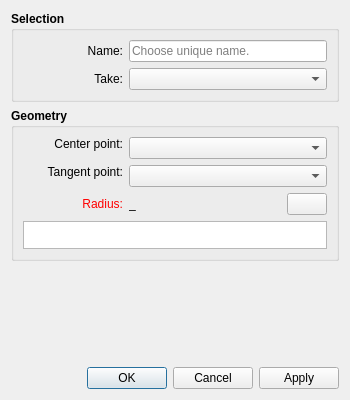
<?xml version="1.0" encoding="UTF-8"?>
<ui version="4.0">
 <class>IntersectCircleTangentDialog</class>
 <widget class="QDialog" name="IntersectCircleTangentDialog">
  <property name="geometry">
   <rect>
    <x>0</x>
    <y>0</y>
    <width>350</width>
    <height>400</height>
   </rect>
  </property>
  <property name="sizePolicy">
   <sizepolicy hsizetype="Expanding" vsizetype="Fixed">
    <horstretch>0</horstretch>
    <verstretch>0</verstretch>
   </sizepolicy>
  </property>
  <property name="minimumSize">
   <size>
    <width>270</width>
    <height>400</height>
   </size>
  </property>
  <property name="windowTitle">
   <string>Point - Intersect Circle and Tangent</string>
  </property>
  <property name="windowIcon">
   <iconset>
    <normaloff>../../../../app/seamly2d/share/resources/toolicon/32x32/point_from_circle_and_tangent.png</normaloff>../../../../app/seamly2d/share/resources/toolicon/32x32/point_from_circle_and_tangent.png</iconset>
  </property>
  <property name="modal">
   <bool>true</bool>
  </property>
  <layout class="QVBoxLayout" name="verticalLayout_4">
   <item>
    <layout class="QVBoxLayout" name="verticalLayout_3">
     <property name="sizeConstraint">
      <enum>QLayout::SetNoConstraint</enum>
     </property>
     <item>
      <widget class="QGroupBox" name="selection_GroupBox">
       <property name="minimumSize">
        <size>
         <width>240</width>
         <height>0</height>
        </size>
       </property>
       <property name="font">
        <font>
         <pointsize>9</pointsize>
         <bold>true</bold>
        </font>
       </property>
       <property name="title">
        <string>Selection</string>
       </property>
       <layout class="QFormLayout" name="formLayout">
        <item row="0" column="0">
         <widget class="QLabel" name="labelEditNamePoint">
          <property name="sizePolicy">
           <sizepolicy hsizetype="Fixed" vsizetype="Preferred">
            <horstretch>0</horstretch>
            <verstretch>0</verstretch>
           </sizepolicy>
          </property>
          <property name="minimumSize">
           <size>
            <width>100</width>
            <height>0</height>
           </size>
          </property>
          <property name="font">
           <font>
            <pointsize>9</pointsize>
            <bold>false</bold>
           </font>
          </property>
          <property name="text">
           <string>Name:</string>
          </property>
          <property name="alignment">
           <set>Qt::AlignRight|Qt::AlignTrailing|Qt::AlignVCenter</set>
          </property>
         </widget>
        </item>
        <item row="0" column="1">
         <widget class="QLineEdit" name="lineEditNamePoint">
          <property name="sizePolicy">
           <sizepolicy hsizetype="Expanding" vsizetype="Preferred">
            <horstretch>0</horstretch>
            <verstretch>0</verstretch>
           </sizepolicy>
          </property>
          <property name="minimumSize">
           <size>
            <width>80</width>
            <height>0</height>
           </size>
          </property>
          <property name="font">
           <font>
            <pointsize>9</pointsize>
            <bold>false</bold>
           </font>
          </property>
          <property name="toolTip">
           <string>Unique name</string>
          </property>
          <property name="placeholderText">
           <string>Choose unique name.</string>
          </property>
         </widget>
        </item>
        <item row="1" column="0">
         <widget class="QLabel" name="label">
          <property name="sizePolicy">
           <sizepolicy hsizetype="Fixed" vsizetype="Preferred">
            <horstretch>0</horstretch>
            <verstretch>0</verstretch>
           </sizepolicy>
          </property>
          <property name="minimumSize">
           <size>
            <width>100</width>
            <height>0</height>
           </size>
          </property>
          <property name="font">
           <font>
            <pointsize>9</pointsize>
            <bold>false</bold>
           </font>
          </property>
          <property name="text">
           <string>Take:</string>
          </property>
          <property name="alignment">
           <set>Qt::AlignRight|Qt::AlignTrailing|Qt::AlignVCenter</set>
          </property>
         </widget>
        </item>
        <item row="1" column="1">
         <widget class="QComboBox" name="comboBoxResult">
          <property name="sizePolicy">
           <sizepolicy hsizetype="Expanding" vsizetype="Preferred">
            <horstretch>0</horstretch>
            <verstretch>0</verstretch>
           </sizepolicy>
          </property>
          <property name="minimumSize">
           <size>
            <width>80</width>
            <height>0</height>
           </size>
          </property>
          <property name="font">
           <font>
            <pointsize>9</pointsize>
            <bold>false</bold>
           </font>
          </property>
         </widget>
        </item>
       </layout>
      </widget>
     </item>
     <item>
      <widget class="QGroupBox" name="geometry_GroupBox">
       <property name="minimumSize">
        <size>
         <width>240</width>
         <height>0</height>
        </size>
       </property>
       <property name="font">
        <font>
         <pointsize>9</pointsize>
         <bold>true</bold>
        </font>
       </property>
       <property name="title">
        <string>Geometry</string>
       </property>
       <layout class="QVBoxLayout" name="verticalLayout">
        <item>
         <layout class="QFormLayout" name="formLayout_2">
          <property name="labelAlignment">
           <set>Qt::AlignRight|Qt::AlignTrailing|Qt::AlignVCenter</set>
          </property>
          <item row="0" column="0">
           <widget class="QLabel" name="labelCircleCenter">
            <property name="sizePolicy">
             <sizepolicy hsizetype="Fixed" vsizetype="Fixed">
              <horstretch>0</horstretch>
              <verstretch>0</verstretch>
             </sizepolicy>
            </property>
            <property name="minimumSize">
             <size>
              <width>100</width>
              <height>0</height>
             </size>
            </property>
            <property name="font">
             <font>
              <pointsize>9</pointsize>
              <bold>false</bold>
             </font>
            </property>
            <property name="text">
             <string>Center point:</string>
            </property>
            <property name="alignment">
             <set>Qt::AlignRight|Qt::AlignTrailing|Qt::AlignVCenter</set>
            </property>
           </widget>
          </item>
          <item row="0" column="1">
           <widget class="QComboBox" name="comboBoxCircleCenter">
            <property name="sizePolicy">
             <sizepolicy hsizetype="Expanding" vsizetype="Preferred">
              <horstretch>0</horstretch>
              <verstretch>0</verstretch>
             </sizepolicy>
            </property>
            <property name="minimumSize">
             <size>
              <width>80</width>
              <height>0</height>
             </size>
            </property>
            <property name="font">
             <font>
              <pointsize>9</pointsize>
              <bold>false</bold>
             </font>
            </property>
           </widget>
          </item>
          <item row="1" column="0">
           <widget class="QLabel" name="labelTangentPoint">
            <property name="sizePolicy">
             <sizepolicy hsizetype="Fixed" vsizetype="Fixed">
              <horstretch>0</horstretch>
              <verstretch>0</verstretch>
             </sizepolicy>
            </property>
            <property name="minimumSize">
             <size>
              <width>100</width>
              <height>0</height>
             </size>
            </property>
            <property name="font">
             <font>
              <pointsize>9</pointsize>
              <bold>false</bold>
             </font>
            </property>
            <property name="text">
             <string>Tangent point:</string>
            </property>
            <property name="alignment">
             <set>Qt::AlignRight|Qt::AlignTrailing|Qt::AlignVCenter</set>
            </property>
           </widget>
          </item>
          <item row="1" column="1">
           <widget class="QComboBox" name="comboBoxTangentPoint">
            <property name="sizePolicy">
             <sizepolicy hsizetype="Expanding" vsizetype="Preferred">
              <horstretch>0</horstretch>
              <verstretch>0</verstretch>
             </sizepolicy>
            </property>
            <property name="minimumSize">
             <size>
              <width>80</width>
              <height>0</height>
             </size>
            </property>
            <property name="font">
             <font>
              <pointsize>9</pointsize>
              <bold>false</bold>
             </font>
            </property>
           </widget>
          </item>
         </layout>
        </item>
        <item>
         <layout class="QHBoxLayout" name="horizontalLayout_3">
          <item>
           <widget class="QLabel" name="labelEditRadius">
            <property name="sizePolicy">
             <sizepolicy hsizetype="Fixed" vsizetype="Preferred">
              <horstretch>0</horstretch>
              <verstretch>0</verstretch>
             </sizepolicy>
            </property>
            <property name="minimumSize">
             <size>
              <width>100</width>
              <height>0</height>
             </size>
            </property>
            <property name="palette">
             <palette>
              <active>
               <colorrole role="WindowText">
                <brush brushstyle="SolidPattern">
                 <color alpha="255">
                  <red>255</red>
                  <green>0</green>
                  <blue>0</blue>
                 </color>
                </brush>
               </colorrole>
              </active>
              <inactive>
               <colorrole role="WindowText">
                <brush brushstyle="SolidPattern">
                 <color alpha="255">
                  <red>255</red>
                  <green>0</green>
                  <blue>0</blue>
                 </color>
                </brush>
               </colorrole>
              </inactive>
              <disabled>
               <colorrole role="WindowText">
                <brush brushstyle="SolidPattern">
                 <color alpha="255">
                  <red>159</red>
                  <green>158</green>
                  <blue>158</blue>
                 </color>
                </brush>
               </colorrole>
              </disabled>
             </palette>
            </property>
            <property name="font">
             <font>
              <pointsize>9</pointsize>
              <bold>false</bold>
             </font>
            </property>
            <property name="text">
             <string>Radius:</string>
            </property>
            <property name="alignment">
             <set>Qt::AlignRight|Qt::AlignTrailing|Qt::AlignVCenter</set>
            </property>
           </widget>
          </item>
          <item>
           <widget class="QLabel" name="labelResultCircleRadius">
            <property name="sizePolicy">
             <sizepolicy hsizetype="Expanding" vsizetype="Preferred">
              <horstretch>0</horstretch>
              <verstretch>0</verstretch>
             </sizepolicy>
            </property>
            <property name="minimumSize">
             <size>
              <width>85</width>
              <height>0</height>
             </size>
            </property>
            <property name="font">
             <font>
              <pointsize>9</pointsize>
              <bold>false</bold>
             </font>
            </property>
            <property name="toolTip">
             <string>Value</string>
            </property>
            <property name="text">
             <string notr="true">_</string>
            </property>
           </widget>
          </item>
          <item>
           <spacer name="horizontalSpacer">
            <property name="orientation">
             <enum>Qt::Horizontal</enum>
            </property>
            <property name="sizeHint" stdset="0">
             <size>
              <width>10</width>
              <height>20</height>
             </size>
            </property>
           </spacer>
          </item>
          <item>
           <widget class="QPushButton" name="toolButtonExprRadius">
            <property name="text">
             <string/>
            </property>
            <property name="icon">
             <iconset resource="../../../vmisc/share/resources/icon.qrc">
              <normaloff>:/tsvg/seamly/fx.tsvg</normaloff>:/tsvg/seamly/fx.tsvg</iconset>
            </property>
           </widget>
          </item>
         </layout>
        </item>
        <item>
         <widget class="ExpandingTextEdit" name="plainTextEditRadius">
          <property name="sizePolicy">
           <sizepolicy hsizetype="Expanding" vsizetype="Preferred">
            <horstretch>0</horstretch>
            <verstretch>0</verstretch>
           </sizepolicy>
          </property>
          <property name="minimumSize">
           <size>
            <width>125</width>
            <height>0</height>
           </size>
          </property>
          <property name="maximumSize">
           <size>
            <width>16777215</width>
            <height>28</height>
           </size>
          </property>
          <property name="font">
           <font>
            <pointsize>9</pointsize>
            <bold>false</bold>
           </font>
          </property>
          <property name="toolTip">
           <string>Calculation</string>
          </property>
          <property name="tabChangesFocus">
           <bool>true</bool>
          </property>
         </widget>
        </item>
       </layout>
      </widget>
     </item>
     <item>
      <spacer name="verticalSpacer">
       <property name="orientation">
        <enum>Qt::Vertical</enum>
       </property>
       <property name="sizeHint" stdset="0">
        <size>
         <width>20</width>
         <height>140</height>
        </size>
       </property>
      </spacer>
     </item>
    </layout>
   </item>
   <item>
    <widget class="QDialogButtonBox" name="buttonBox">
     <property name="orientation">
      <enum>Qt::Horizontal</enum>
     </property>
     <property name="standardButtons">
      <set>QDialogButtonBox::Apply|QDialogButtonBox::Cancel|QDialogButtonBox::Ok</set>
     </property>
    </widget>
   </item>
  </layout>
 </widget>
 <customwidgets>
  <customwidget>
   <class>ExpandingTextEdit</class>
   <extends>QPlainTextEdit</extends>
   <header>expandingtextedit.h</header>
  </customwidget>
 </customwidgets>
 <resources>
  <include location="../../../vmisc/share/resources/icon.qrc"/>
 </resources>
 <connections>
  <connection>
   <sender>buttonBox</sender>
   <signal>accepted()</signal>
   <receiver>IntersectCircleTangentDialog</receiver>
   <slot>accept()</slot>
   <hints>
    <hint type="sourcelabel">
     <x>248</x>
     <y>254</y>
    </hint>
    <hint type="destinationlabel">
     <x>157</x>
     <y>274</y>
    </hint>
   </hints>
  </connection>
  <connection>
   <sender>buttonBox</sender>
   <signal>rejected()</signal>
   <receiver>IntersectCircleTangentDialog</receiver>
   <slot>reject()</slot>
   <hints>
    <hint type="sourcelabel">
     <x>316</x>
     <y>260</y>
    </hint>
    <hint type="destinationlabel">
     <x>286</x>
     <y>274</y>
    </hint>
   </hints>
  </connection>
 </connections>
</ui>
